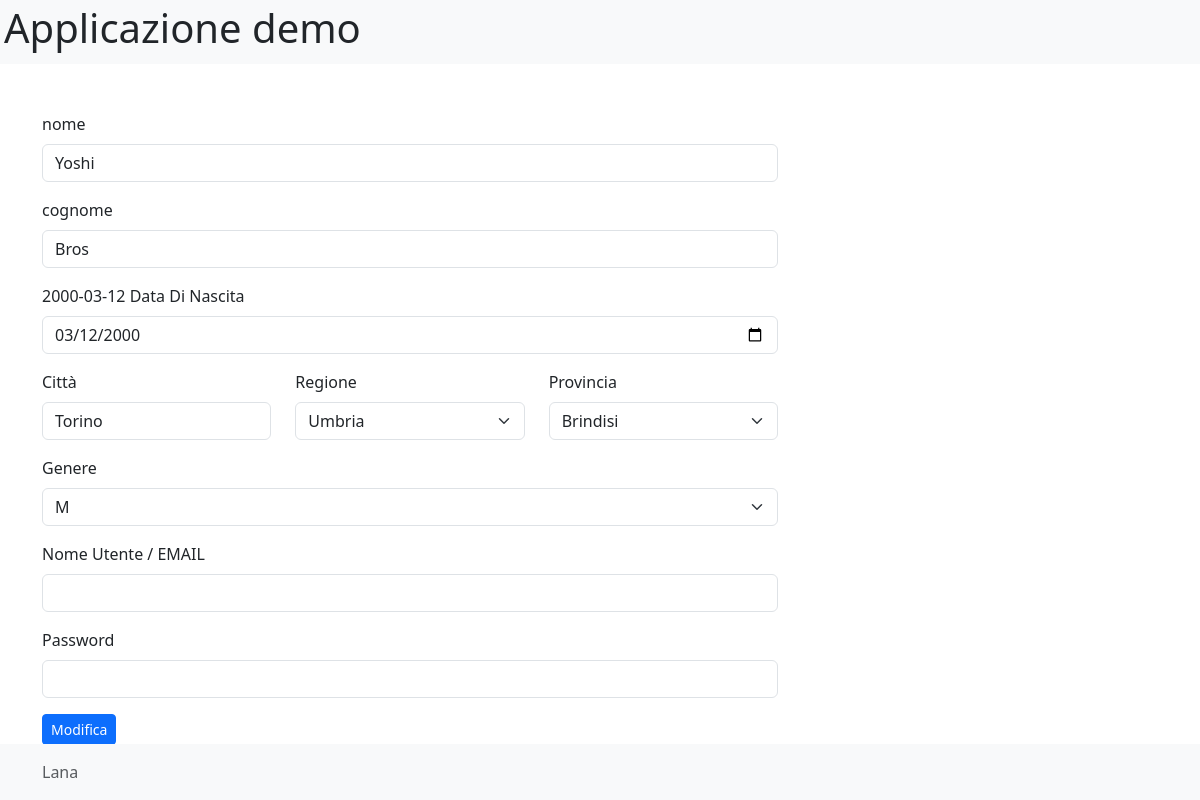
The page /form_in_php/edit-user.php?user_id=4 on the database its author committed.
### tables this page shows
CREATE TABLE `user` (
  `user_id` int(10) NOT NULL,
  `first_name` varchar(255) NOT NULL,
  `last_name` varchar(255) NOT NULL,
  `birthday` date NOT NULL,
  `birth_city` varchar(255) NOT NULL,
  `regione_id` int(11) NOT NULL,
  `provincia_id` int(11) NOT NULL,
  `gender` enum('M','F') NOT NULL,
  `username` varchar(255) NOT NULL,
  `password` varchar(255) NOT NULL
  );

CREATE TABLE `regione` (
  `regione_id` int(11) NOT NULL,
  `nome` varchar(255) NOT NULL
);

CREATE TABLE `provincia` (
  `provincia_id` int(11) NOT NULL,
  `nome` varchar(255) NOT NULL,
  `sigla` char(2) NOT NULL,
  `regione_id` int(11) DEFAULT NULL
);

### form_in_php/class/crud/UserCRUD.php (called while the page is built, shortened)
<?php
class UserCRUD
{
    public function read(int $user_id = null) {
        $conn = new PDO(DB_DSN, DB_USER, DB_PASSWORD);
        if (!is_null($user_id)) {
            $query = "SELECT * FROM user WHERE user_id = :user_id;";
            $stm =  $conn->prepare($query);
            $stm->bindValue(':user_id', $user_id, PDO::PARAM_INT);
            $stm->execute();
            $result = $stm->fetchAll(PDO::FETCH_CLASS, User::class);
            if (count($result) == 1) {
                return $result[0];
            }
        }
    }
}

### form_in_php/autoload.php (called while the page is built, shortened)
<?php
spl_autoload_register(function($className) {
    $classPath =  str_replace("\\", "/", __DIR__."/class//".$className);
});
?>

### form_in_php/class/validator/ValidateRequired.php (called while the page is built, shortened)
<?php
class ValidateRequired implements Validable {
    private $value;
    private $valid;
    public function __construct($default_value='', $message= 'è obbligatorio') {
        $this->value = $default_value;
        $this->valid = true;
    }
    public function getValue(){
     return $this->value;
    }
    public function getValid(){
        return $this->valid;
    }
}

### form_in_php/class/Registry/it/Regione.php (called while the page is built, shortened)
<?php
class Regione {
    public static function all()
    {
        try {
            $conn = new \PDO(DB_DSN, DB_USER, DB_PASSWORD);
            $stm = $conn->prepare('SELECT * FROM regione;');
            $stm->execute();
            $result = $stm->fetchAll(\PDO::FETCH_OBJ);
           print_r($result);
           return $result;
        } catch (\Throwable $th) {
            throw $th;
        }
    }
}

### form_in_php/class/Registry/it/Provincia.php (called while the page is built, shortened)
<?php
class Provincia {
    public static function all()
    {
        try {
            $conn = new \PDO(DB_DSN, DB_USER, DB_PASSWORD);
            $stm = $conn->prepare('SELECT * FROM provincia;');
            $stm->execute();
            $result = $stm->fetchAll(\PDO::FETCH_OBJ);
           print_r($result);
           return $result;
        } catch (\Throwable $th) {
            throw $th;
        }
    }
}

### form_in_php/edit-user.php (the view, shortened to what this page needs)
<?php
require "./autoload.php";
$user_id = filter_input(INPUT_GET,'user_id',FILTER_VALIDATE_INT);
$crud = new UserCRUD();
$user = $crud->read($user_id);
$validatorRunner = new ValidatorRunner([
    'first_name' => new ValidateRequired($user->first_name,'Il Nome è obblicatorio'),
    'last_name'  => new ValidateRequired($user->last_name,'Il Cognome è obblicatorio'),
    'birthday'  => new ValidateRequired($user->birthday,'La data di nascità non è valida'),
    'gender'  => new ValidateRequired($user->gender,'Il Genere è obbligatorio'),
    'birth_city'  => new ValidateRequired($user->birth_city,'La città  è obbligatoria'),
    'regione_id'  => new ValidateRequired($user->regione_id,'La regione è obbligatoria'),
    'provincia_id'  => new ValidateRequired($user->provincia_id,'La provincia è obbligatoria')
]);
extract($validatorRunner->getValidatorList());
?>
<?php require  "./class/views/head-view.php" ?>
        <section class="row">
            <div class="col-sm-8">
                <form class="mt-1 mt-md-5" action="edit-user.php?user_id=<?=$user->user_id ?>" method="post">
                    <div class="mb-3">
                        <label for="first_name" class="form-label">nome</label>
                        <input type="text"
                            value="<?= $first_name->getValue() ?>"
                            class="form-control <?php echo !$first_name->getValid() ? 'is-invalid':''  ?>"
                            name="first_name"
                            id="first_name"
                        >
                    </div>
                    <div class="mb-3">
                        <label for="last_name" class="form-label">cognome</label>
                        <input type="text"
                               id="last_name"
                               value="<?= $last_name->getValue() ?>"
                               name="last_name"
                               class="form-control <?php echo !$last_name->getValid() ? 'is-invalid':'' ?>"
                               >
                    </div>
                    <div class="mb-3">
                        <?= $birthday->getValue() ?>
                        <label for="birthday" class="form-label">Data Di Nascita</label>
                        <input type="date"
                               value="<?= $birthday->getValue() ?>"
                               class="form-control <?php echo !$birthday->getValid() ? 'is-invalid':'' ?>"
                               name="birthday"
                               id="birthday">
                    </div>
                <div class="mb-3">
                    <div class="row">
                    <div class="col">
                        <label for="birth_city" class="form-label ">Città</label>
                        <input type="text" value="<?= $birth_city->getValue() ?>" class="form-control <?php echo !$birth_city->getValid() ? 'is-invalid':'' ?>" name="birth_city" id="birth_city">
                    </div>
                    <div class="col">
                        <label for="birth_region" class="form-label">Regione</label>
                        <select id="birth_region" class="form-select birth_region <?php echo !$regione_id->getValid() ? 'is-invalid':'' ?>" name="regione_id">
                                <?php foreach(Regione::all() as $regione) : ?>
                                    <option <?= $regione_id->getValue() == $regione->regione_id ? 'selected':'' ?> value="<?= $regione->regione_id ?>"><?= $regione->nome ?></option>
                                <?php endforeach;  ?>
                        </select>
                        </div>
                        <div class="col">
                        <label for="birth_province" class="form-label">Provincia</label>
                        <select id="birth_province" class="form-select birth_province <?php echo !$provincia_id->getValid() ? 'is-invalid':'' ?>" name="provincia_id">
                                <?php foreach(Provincia::all() as $provincia) : ?>
                                    <option <?= $provincia_id->getValue() == $provincia->provincia_id ? 'selected':'' ?> value="<?= $provincia->provincia_id ?>"><?= $provincia->nome ?></option>
                                <?php endforeach;  ?>
                        </select>
                    </div>
                    </div>
                </div>
                    <div class="mb-3">
                        <label for="gender" class="form-label">Genere</label>
                        <select name="gender" class="form-select <?php echo !$gender->getValid() ? 'is-invalid' :'' ?>" id="gender">
                            <option <?php echo $gender->getValue() == 'M' ? 'selected':''  ?> value="M">M</option>
                        </select>
                    </div>
                    <div class="mb-3">
                        <label for="username" class="form-label">Nome Utente / EMAIL</label>
                        <input type="text" autocomplete="no"  value="" class="form-control" name="username" id="username">
                    </div>
                    <div class="mb-3">
                        <label for="password" class="form-label">Password</label>
                        <input autocomplete="off" type="password" value="" id="password" name="password" class="form-control">
                    </div>
                        <button class="btn btn-primary btn-sm" type="submit">Modifica</button>
                </form>
            </div>
        </section>
        <?php require "./class/views/footer-view.php" ?>

### rows shown on the page
user: first_name "Yoshi", last_name "Bros", birthday "2000-03-12", birthday "03/12/2000", birth_city "Torino", regione_id "Umbria", provincia_id "Brindisi", gender "M"
